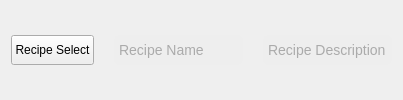
    <widget class="QWidget" name="widget" native="true">
     <layout class="QHBoxLayout" name="horizontalLayout">
      <property name="spacing">
       <number>20</number>
      </property>
      <item>
       <widget class="QPushButton" name="btn_recipe">
        <property name="minimumSize">
         <size>
          <width>80</width>
          <height>30</height>
         </size>
        </property>
        <property name="text">
         <string>Recipe Select</string>
        </property>
       </widget>
      </item>
      <item>
       <widget class="QLineEdit" name="le_repcipeName">
        <property name="sizePolicy">
         <sizepolicy hsizetype="Expanding" vsizetype="Fixed">
          <horstretch>1</horstretch>
          <verstretch>0</verstretch>
         </sizepolicy>
        </property>
        <property name="minimumSize">
         <size>
          <width>0</width>
          <height>30</height>
         </size>
        </property>
        <property name="maximumSize">
         <size>
          <width>16777215</width>
          <height>30</height>
         </size>
        </property>
        <property name="styleSheet">
         <string notr="true">QLineEdit{border:1px solid #EEEEEE;padding:5px 2px;background-color:#EEEEEE;border-radius:5px;color:#686868;font-size:14px;}
 QLineEdit:hover{border:1px solid #A4B7FF;}
 QLineEdit:focus{border:1px solid #4C70FA;}
 QLineEdit:disabled{background-color:#C8C8C8;color:#FFFFFF;}</string>
        </property>
        <property name="inputMask">
         <string/>
        </property>
        <property name="alignment">
         <set>Qt::AlignLeading|Qt::AlignLeft|Qt::AlignVCenter</set>
        </property>
        <property name="readOnly">
         <bool>true</bool>
        </property>
        <property name="placeholderText">
         <string>Recipe Name</string>
        </property>
       </widget>
      </item>
      <item>
       <widget class="QLineEdit" name="le_repcipeDescription">
        <property name="sizePolicy">
         <sizepolicy hsizetype="Expanding" vsizetype="Fixed">
          <horstretch>1</horstretch>
          <verstretch>0</verstretch>
         </sizepolicy>
        </property>
        <property name="minimumSize">
         <size>
          <width>0</width>
          <height>30</height>
         </size>
        </property>
        <property name="maximumSize">
         <size>
          <width>16777215</width>
          <height>30</height>
         </size>
        </property>
        <property name="styleSheet">
         <string notr="true">QLineEdit{border:1px solid #EEEEEE;padding:5px 2px;background-color:#EEEEEE;border-radius:5px;color:#686868;font-size:14px;}
 QLineEdit:hover{border:1px solid #A4B7FF;}
 QLineEdit:focus{border:1px solid #4C70FA;}
 QLineEdit:disabled{background-color:#C8C8C8;color:#FFFFFF;}</string>
        </property>
        <property name="inputMask">
         <string/>
        </property>
        <property name="alignment">
         <set>Qt::AlignLeading|Qt::AlignLeft|Qt::AlignVCenter</set>
        </property>
        <property name="readOnly">
         <bool>true</bool>
        </property>
        <property name="placeholderText">
         <string>Recipe Description</string>
        </property>
       </widget>
      </item>
     </layout>
    </widget>
